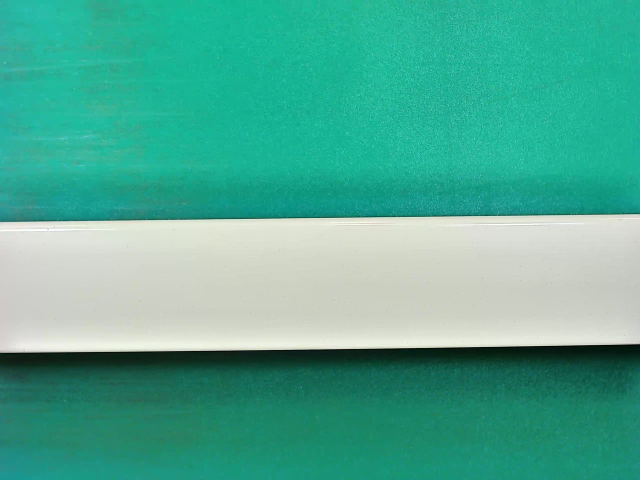
#> input picture samples/img1010.jpg, 1280 x 960 px (shown at 1/2 size); its folder holds only this picture in this run
$ python -i judge.py   (imports and definitions only)
#> lines starting #> are read from the running program, lines starting #| are printed output that depends on the picture
#> further down, picture is the input picture: shape (960, 1280, 3); mean B, G, R 148.1, 170.4, 78.9
# -*- coding: utf-8 -*-
"""判定逻辑与端面面积估算。

判据（当前实现）：
    面积比 = 缺陷框面积之和 / 端面像素面积
    NG 条件：面积比 >= Ta  或  存在单框置信度 >= Tc（任一命中即 NG，安全优先）
说明：端面面积在公开集上 186 张走 62% 兜底（霍夫圆拟合成功率 3/189），
      Ta=1.0%、Tc=0.60 均为初始值，尚未在验证集上扫点标定。
本模块不依赖界面，可直接单测。
"""
from dataclasses import dataclass, field

import cv2
import numpy as np

from config import FACE_AREA_FALLBACK


@dataclass
class JudgeResult:
    verdict: str = 'OK'
    defects: list = field(default_factory=list)
    counts: dict = field(default_factory=dict)
    n_defects: int = 0
    area_px: float = 0.0          # 缺陷框面积之和（像素）
    face_area_px: float = 0.0     # 端面面积（像素）
    area_ratio: float = 0.0       # 面积比，小数（0.01 表示 1%）
    triggers: list = field(default_factory=list)   # 'area' / 'conf'
    elapsed_ms: float = 0.0
    infer_ms: float = 0.0
    draw_ms: float = 0.0
    face_method: str = 'fallback'   # 'circle' / 'fallback'

    @property
    def is_ng(self):
        return self.verdict == 'NG'


def judge(detections, conf_thr=0.25, conf_hard=0.6, area_ratio_thr=0.01, face_area_px=0.0):
    """按面积比与高置信单框双阈值判 OK/NG。

    conf_thr 只用于丢弃低置信框；area_ratio_thr 是小数（1% 传 0.01）。
    face_area_px 为 0 时退化为只按 Tc 判定，避免除零。
    """
    keep = [d for d in detections if d.conf >= conf_thr]
    counts = {}
    for d in keep:
        counts[d.name] = counts.get(d.name, 0) + 1

    area = sum(max(0.0, d.w) * max(0.0, d.h) for d in keep)
    ratio = (area / face_area_px) if face_area_px > 0 else 0.0

    triggers = []
    if face_area_px > 0 and ratio >= area_ratio_thr:
        triggers.append('area')
    if any(d.conf >= conf_hard for d in keep):
        triggers.append('conf')

    return JudgeResult(
        verdict='NG' if triggers else 'OK',
        defects=keep,
        counts=counts,
        n_defects=len(keep),
        area_px=area,
        face_area_px=face_area_px,
        area_ratio=ratio,
        triggers=triggers,
    )


def estimate_face_area(frame, fallback_ratio=FACE_AREA_FALLBACK, max_side=360):
    """估算端面在图像中的像素面积：优先霍夫圆拟合外圆，失败按图像面积比例兜底。

    霍夫圆在全分辨率图上会把主循环拖死，这里先缩到 max_side 再检测，半径按比例还原。
    返回 (面积, 方式)，方式为 'circle' 或 'fallback'。
    """
#> called with fallback_ratio = 0.62, max_side = 360
    h, w = frame.shape[:2]
#> h = 960; w = 1280
    gray = cv2.cvtColor(frame, cv2.COLOR_BGR2GRAY)
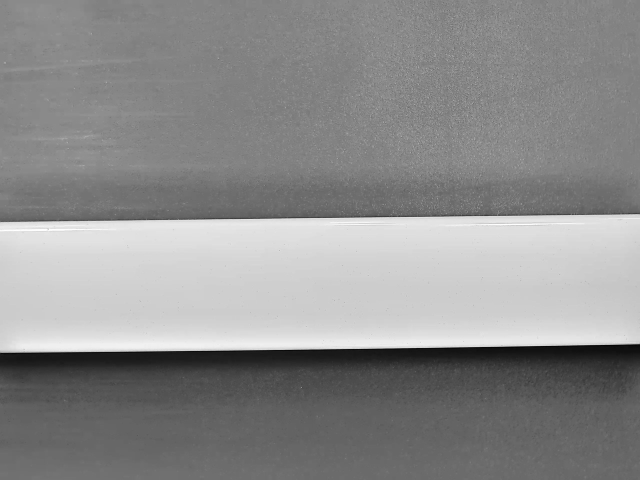
#> gray: shape (960, 1280) (shown at 1/2 size); min 1, max 255, mean 140.5
    scale = 1.0
    if max(h, w) > max_side:
        scale = max_side / float(max(h, w))
#> scale = 0.281
        gray = cv2.resize(gray, (int(w * scale), int(h * scale)), interpolation=cv2.INTER_AREA)
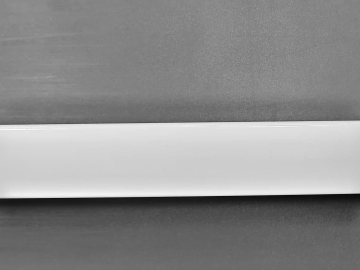
#> gray: shape (270, 360); min 9, max 251, mean 140.5
    gray = cv2.medianBlur(gray, 5)
    hh, ww = gray.shape[:2]
#> hh = 270; ww = 360
    short = min(hh, ww)
#> short = 270
    try:
        circles = cv2.HoughCircles(
            gray, cv2.HOUGH_GRADIENT, dp=1.2, minDist=short,
            param1=120, param2=50,
            minRadius=int(short * 0.15), maxRadius=int(short * 0.55),
        )
#> circles = None
    except Exception:
        circles = None
    if circles is not None and len(circles[0]) > 0:
        c = np.round(circles[0][0]).astype(int)
        r = float(c[2]) / max(scale, 1e-6)
        if r > 0:
            return float(np.pi * r * r), 'circle'
    return float(w * h * fallback_ratio), 'fallback'

>>> import cv2
>>> picture = cv2.imread('../samples/img1010.jpg')
>>> result = estimate_face_area(picture)
#> result = (761856, 'fallback')

$ run again, on samples/img1539.jpg
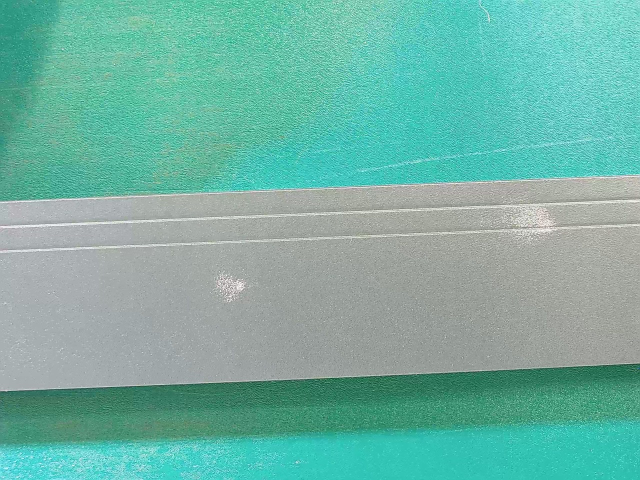
#> input picture samples/img1539.jpg, 1280 x 960 px (shown at 1/2 size)
#> picture is the input picture: shape (960, 1280, 3); mean B, G, R 164.5, 177.7, 114.2
#> in estimate_face_area, `gray = cv2.cvtColor(frame, cv2.COLOR_BGR2GRAY)`:
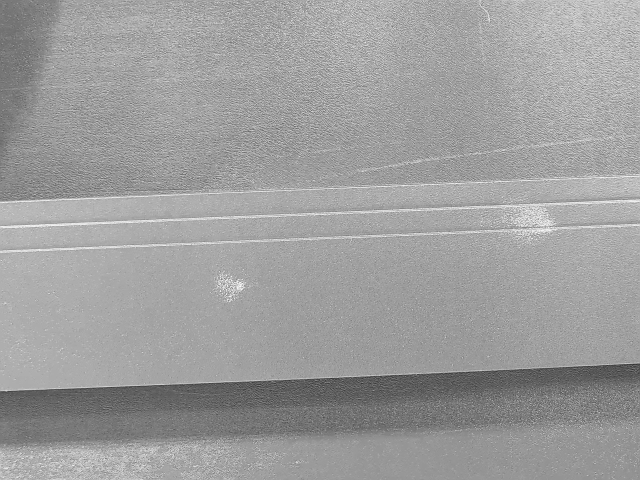
#> gray: shape (960, 1280) (shown at 1/2 size); min 25, max 255, mean 157.2
#> in estimate_face_area, `gray = cv2.resize(gray, (int(w * scale), int(h * scale)), interpolatio..`:
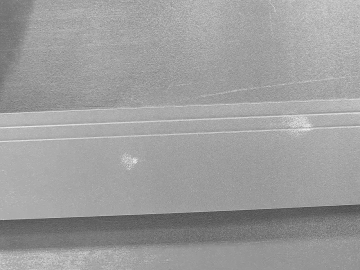
#> gray: shape (270, 360); min 74, max 236, mean 157.2
#> circles = None
#> result = (761856, 'fallback')

$ run again, on samples/img2808.jpg
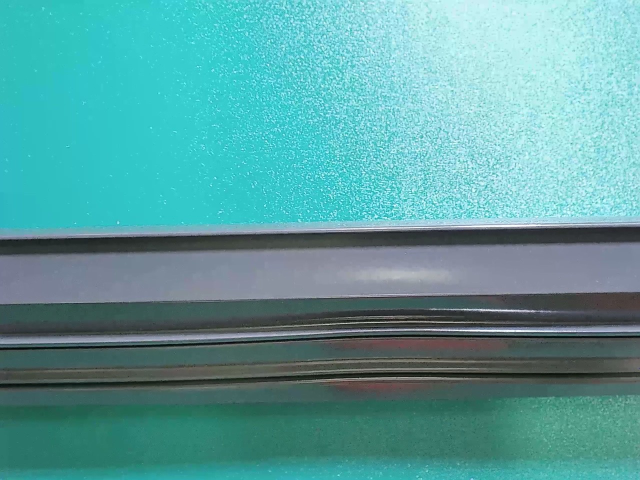
#> input picture samples/img2808.jpg, 1280 x 960 px (shown at 1/2 size)
#> picture is the input picture: shape (960, 1280, 3); mean B, G, R 159, 158.3, 90.6
#> in estimate_face_area, `gray = cv2.resize(gray, (int(w * scale), int(h * scale)), interpolatio..`:
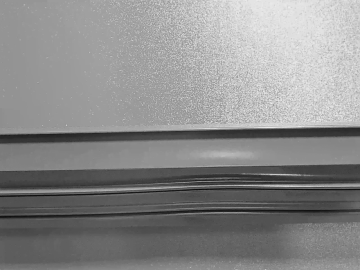
#> gray: shape (270, 360); min 11, max 237, mean 138.1
#> in estimate_face_area, `gray = cv2.medianBlur(gray, 5)`:
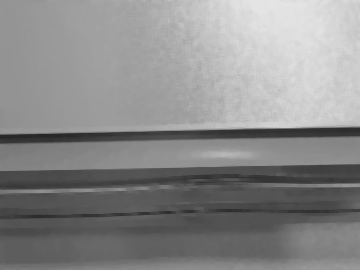
#> gray: shape (270, 360); min 38, max 230, mean 137.9
#> circles = None
#> result = (761856, 'fallback')

$ run again, on samples/img2870.jpg
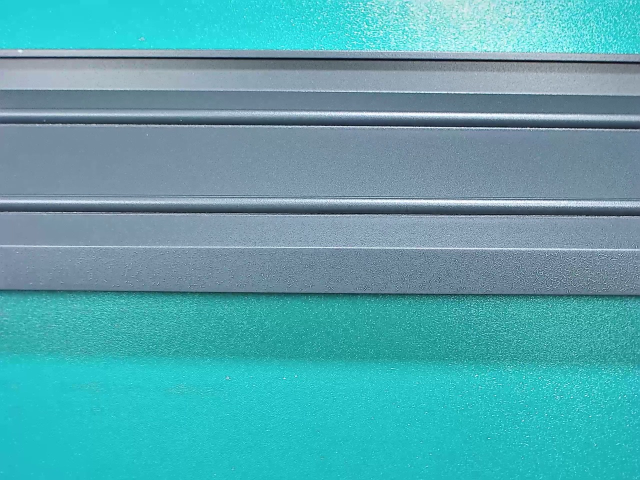
#> input picture samples/img2870.jpg, 1280 x 960 px (shown at 1/2 size)
#> picture is the input picture: shape (960, 1280, 3); mean B, G, R 175.5, 166.5, 86.5
#> in estimate_face_area, `gray = cv2.resize(gray, (int(w * scale), int(h * scale)), interpolatio..`:
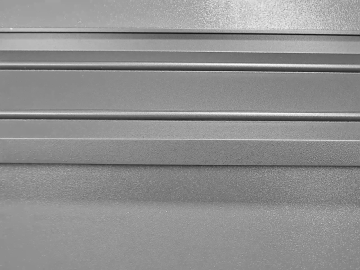
#> gray: shape (270, 360); min 18, max 251, mean 143.6
#> in estimate_face_area, `gray = cv2.medianBlur(gray, 5)`:
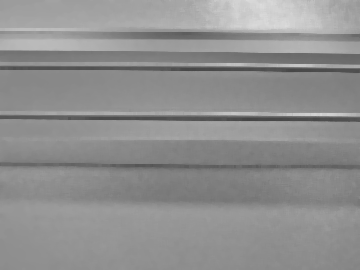
#> gray: shape (270, 360); min 68, max 220, mean 143.5
#> circles = None
#> result = (761856, 'fallback')
